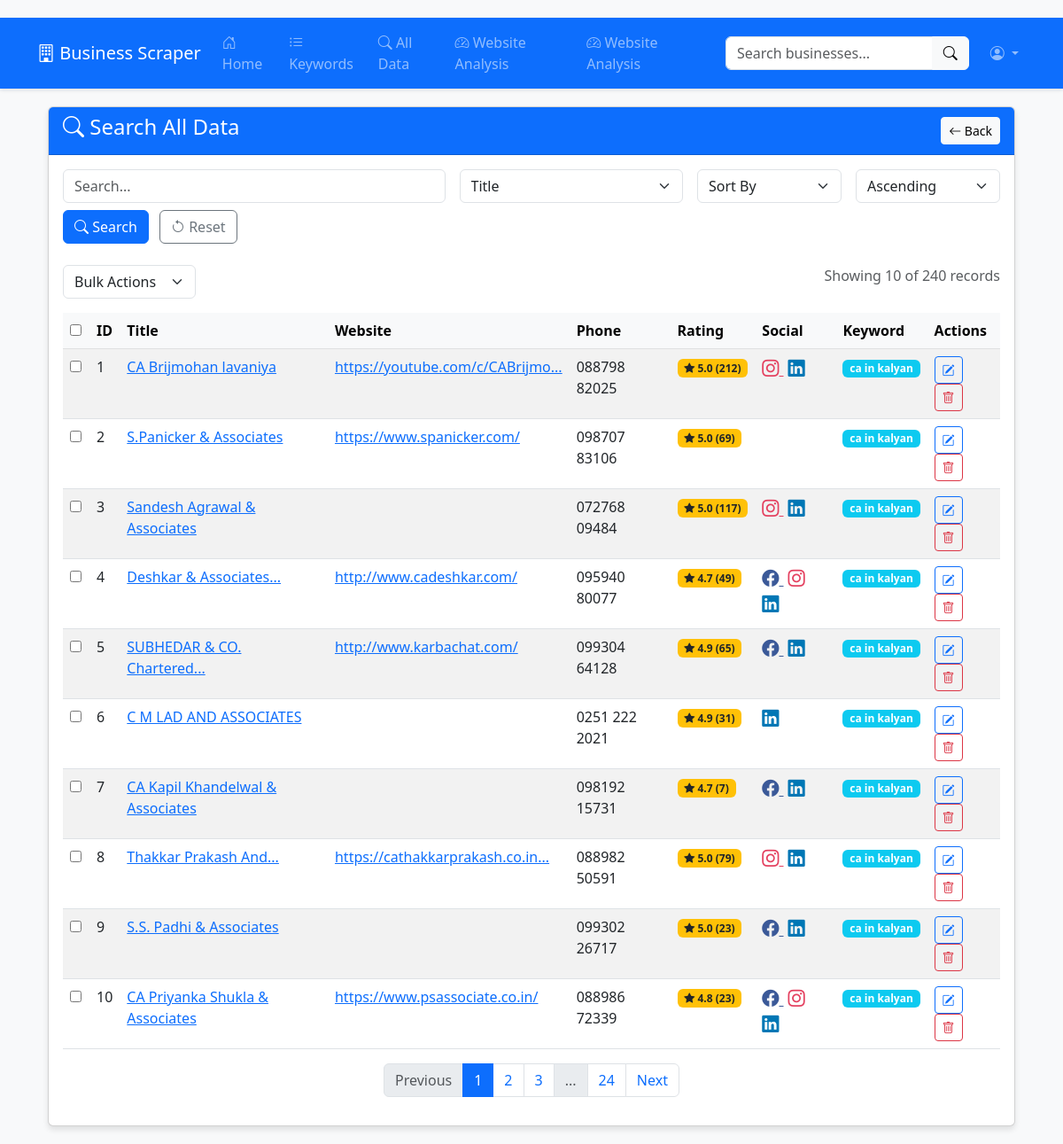
/searchalldata, run on the app's committed database.
### app.py (models this page shows)
class SearchResult(db.Model):
    id = db.Column(db.Integer, primary_key=True)
    keyword_id = db.Column(db.Integer, db.ForeignKey('keyword.id'), nullable=False)
    title = db.Column(db.String(200), nullable=True)
    link = db.Column(db.String(500), nullable=True)
    website = db.Column(db.String(500), nullable=True)
    stars = db.Column(db.Float, nullable=True)
    reviews = db.Column(db.Integer, nullable=True)
    phone = db.Column(db.String(20), nullable=True)
    facebook = db.Column(db.String(500), nullable=True)
    instagram = db.Column(db.String(500), nullable=True)
    linkedin = db.Column(db.String(500), nullable=True)
    twitter = db.Column(db.String(500), nullable=True)
    scraped_at = db.Column(db.DateTime, default=datetime.utcnow)
    keyword = db.relationship('Keyword', backref='results')

class Keyword(db.Model):
    id = db.Column(db.Integer, primary_key=True)
    keyword = db.Column(db.String(200), nullable=False)
    status = db.Column(db.String(20), default='pending')  # pending, in_progress, completed
    created_at = db.Column(db.DateTime, default=datetime.utcnow)
    completed_at = db.Column(db.DateTime, nullable=True)
    last_analyzed = db.Column(db.DateTime)

### app.py (the view)
@app.route('/searchalldata', methods=['GET', 'POST'])
def search_all_data():
    page = request.args.get('page', 1, type=int)
    per_page = 10  # Items per page
    if request.method == 'POST':
        search_query = request.form.get('search_query', '')
        field = request.form.get('search_field', 'title')
        sort_by = request.form.get('sort_by', 'id')
        sort_order = request.form.get('sort_order', 'asc')
    else:
        search_query = request.args.get('search_query', '')
        field = request.args.get('search_field', 'title')
        sort_by = request.args.get('sort_by', 'id')
        sort_order = request.args.get('sort_order', 'asc')
    if request.method == 'POST':
        search_query = request.form.get('search_query', '')
        field = request.form.get('search_field', 'title')
        if field == 'title':
            query = SearchResult.query.filter(SearchResult.title.contains(search_query))
        elif field == 'phone':
            query = SearchResult.query.filter(SearchResult.phone.contains(search_query))
        elif field == 'website':
            query = SearchResult.query.filter(SearchResult.website.contains(search_query))
        elif field == 'keyword':
            query = SearchResult.query.join(Keyword).filter(Keyword.keyword.contains(search_query))
        else:
            query = SearchResult.query
        if 'bulk_action' in request.form:
            selected_ids = request.form.getlist('selected_ids')
            if selected_ids:
                if request.form['bulk_action'] == 'delete':
                    SearchResult.query.filter(SearchResult.id.in_(selected_ids)).delete()
                    db.session.commit()
                    flash(f'{len(selected_ids)} records deleted successfully!', 'success')
        sort_by = request.form.get('sort_by', 'id')
        sort_order = request.form.get('sort_order', 'asc')
        if sort_by and sort_order:
            if sort_order == 'asc':
                query = query.order_by(getattr(SearchResult, sort_by).asc())
            else:
                query = query.order_by(getattr(SearchResult, sort_by).desc())
    else:
        search_query = request.args.get('search_query', '')
        field = request.args.get('search_field', 'title')
        sort_by = request.args.get('sort_by', 'id')
        sort_order = request.args.get('sort_order', 'asc')
        if field == 'title':
            query = SearchResult.query.filter(SearchResult.title.contains(search_query))
        elif field == 'phone':
            query = SearchResult.query.filter(SearchResult.phone.contains(search_query))
        elif field == 'website':
            query = SearchResult.query.filter(SearchResult.website.contains(search_query))
        elif field == 'keyword':
            query = SearchResult.query.join(Keyword).filter(Keyword.keyword.contains(search_query))
        else:
            query = SearchResult.query
        if sort_by and sort_order:
            if sort_order == 'asc':
                query = query.order_by(getattr(SearchResult, sort_by).asc())
            else:
                query = query.order_by(getattr(SearchResult, sort_by).desc())
    results = query.paginate(page=page, per_page=per_page, error_out=False)
    return render_template(
        'searchalldata.html',
        results=results,
        search_query=search_query,
        search_field=field,
        sort_by=sort_by,
        sort_order=sort_order
    )

### templates/searchalldata.html (shortened to what this page needs)
{% extends "base.html" %}
{% block content %}
<div class="container main-content">
<div class="card">
    <div class="card-header bg-primary text-white d-flex justify-content-between align-items-center">
        <h4><i class="bi bi-search"></i> Search All Data</h4>
        <div>
            <a href="{{ url_for('index') }}" class="btn btn-light btn-sm">
                <i class="bi bi-arrow-left"></i> Back
            </a>
        </div>
    </div>
    <div class="card-body">
        <form method="POST" action="{{ url_for('search_all_data') }}" class="mb-4">
            <div class="row g-3">
                <div class="col-md-5">
                    <input type="text" name="search_query" class="form-control"
                           value="{{ search_query }}" placeholder="Search...">
                </div>
                <div class="col-md-3">
                    <select name="search_field" class="form-select">
                        <option value="title" {% if search_field=='title' %}selected{% endif %}>Title</option>
                    </select>
                </div>
                <div class="col-md-2">
                    <select name="sort_by" class="form-select">
                        <option value="id" {% if sort_by=='id' %}selected{% endif %}>Sort By</option>
                    </select>
                </div>
                <div class="col-md-2">
                    <select name="sort_order" class="form-select">
                        <option value="asc" {% if sort_order=='asc' %}selected{% endif %}>Ascending</option>
                    </select>
                </div>
                <div class="col-md-12 mt-2">
                    <button type="submit" class="btn btn-primary me-2">
                        <i class="bi bi-search"></i> Search
                    </button>
                    <a href="{{ url_for('search_all_data') }}" class="btn btn-outline-secondary">
                        <i class="bi bi-arrow-counterclockwise"></i> Reset
                    </a>
                </div>
            </div>
        </form>
        <form method="POST" action="{{ url_for('search_all_data') }}" id="bulkForm">
            <div class="d-flex justify-content-between mb-3">
                <div>
                    <select name="bulk_action" class="form-select me-2" style="width: 150px;" onchange="confirmBulkAction()">
                        <option value="">Bulk Actions</option>
                    </select>
                </div>
                <div class="text-muted">
                    Showing {{ results.items|length }} of {{ results.total }} records
                </div>
            </div>
            <div class="table-responsive">
                <table class="table table-hover table-striped">
                    <thead class="table-light">
                        <tr>
                            <th width="30">
                                <input type="checkbox" id="selectAll" onclick="toggleSelectAll()">
                            </th>
                            <th>ID</th>
                            <th>Title</th>
                            <th>Website</th>
                            <th>Phone</th>
                            <th>Rating</th>
                            <th>Social</th>
                            <th>Keyword</th>
                            <th>Actions</th>
                        </tr>
                    </thead>
                    <tbody>
                        {% for result in results.items %}
                        <tr>
                            <td><input type="checkbox" name="selected_ids" value="{{ result.id }}"></td>
                            <td>{{ result.id }}</td>
                            <td>
                                <a href="#" data-bs-toggle="modal" data-bs-target="#editModal{{ result.id }}">
                                    {{ result.title|truncate(30) }}
                                </a>
                            </td>
                            <td>
                                {% if result.website %}
                                <a href="{{ result.website }}" target="_blank">
                                    {{ result.website|urlize(30, true) }}
                                </a>
                                {% endif %}
                            </td>
                            <td>{{ result.phone }}</td>
                            <td>
                                {% if result.stars %}
                                <span class="badge bg-warning text-dark">
                                    <i class="bi bi-star-fill"></i> {{ result.stars }}
                                    {% if result.reviews %}({{ result.reviews }}){% endif %}
                                </span>
                                {% endif %}
                            </td>
                            <td>
                                {% if result.facebook %}
                                <a href="{{ result.facebook }}" target="_blank" class="social-icon facebook">
                                    <i class="bi bi-facebook"></i>
                                </a>
                                {% endif %}
                                {% if result.instagram %}
                                <a href="{{ result.instagram }}" target="_blank" class="social-icon instagram">
                                    <i class="bi bi-instagram"></i>
                                </a>
                                {% endif %}
                                {% if result.linkedin %}
                                <a href="{{ result.linkedin }}" target="_blank" class="social-icon linkedin">
                                    <i class="bi bi-linkedin"></i>
                                </a>
                                {% endif %}
                            </td>
                            <td>
                                <span class="badge bg-info">
                                    {{ result.keyword.keyword|truncate(15) }}
                                </span>
                            </td>
                            <td>
                                <button class="btn btn-sm btn-outline-primary" data-bs-toggle="modal"
                                        data-bs-target="#editModal{{ result.id }}">
                                    <i class="bi bi-pencil-square"></i>
                                </button>
                                <form method="POST" action="{{ url_for('delete_result', result_id=result.id) }}"
                                      class="d-inline" onsubmit="return confirm('Delete this record?')">
                                    <button type="submit" class="btn btn-sm btn-outline-danger">
                                        <i class="bi bi-trash"></i>
                                    </button>
                                </form>
                            </td>
                        </tr>
                        {% else %}
                        <tr>
                            <td colspan="9" class="text-center text-muted py-4">No records found</td>
                        </tr>
                        {% endfor %}
                    </tbody>
                </table>
            </div>
            <nav aria-label="Page navigation">
                <ul class="pagination justify-content-center">
                    {% if results.has_prev %}
                    <li class="page-item">
                        <a class="page-link" href="{{ url_for('search_all_data', page=results.prev_num,
                            search_query=search_query, search_field=search_field, sort_by=sort_by, sort_order=sort_order) }}">
                            Previous
                        </a>
                    </li>
                    {% else %}
                    <li class="page-item disabled">
                        <span class="page-link">Previous</span>
                    </li>
                    {% endif %}
                    {% for page_num in results.iter_pages(left_edge=1, right_edge=1, left_current=2, right_current=2) %}
                        {% if page_num %}
                            {% if results.page == page_num %}
                            <li class="page-item active">
                                <span class="page-link">{{ page_num }}</span>
                            </li>
                            {% else %}
                            <li class="page-item">
                                <a class="page-link" href="{{ url_for('search_all_data', page=page_num,
                                    search_query=search_query, search_field=search_field, sort_by=sort_by, sort_order=sort_order) }}">
                                    {{ page_num }}
                                </a>
                            </li>
                            {% endif %}
                        {% else %}
                            <li class="page-item disabled">
                                <span class="page-link">...</span>
                            </li>
                        {% endif %}
                    {% endfor %}
                    {% if results.has_next %}
                    <li class="page-item">
                        <a class="page-link" href="{{ url_for('search_all_data', page=results.next_num,
                            search_query=search_query, search_field=search_field, sort_by=sort_by, sort_order=sort_order) }}">
                            Next
                        </a>
                    </li>
                    {% else %}
                    <li class="page-item disabled">
                        <span class="page-link">Next</span>
                    </li>
                    {% endif %}
                </ul>
            </nav>
        </form>
    </div>
</div>
</div>
{% endblock %}

### templates/base.html (style rules this page uses)
body { background-color: #f8f9fa; padding-top: 20px; }
.card { margin-bottom: 20px; box-shadow: 0 4px 6px rgba(0, 0, 0, 0.1); }
.table-responsive { overflow-x: auto; }
.social-icon { font-size: 1.2rem; margin-right: 5px; }
.facebook { color: #3b5998; }
.instagram { color: #e4405f; }
.linkedin { color: #0077b5; }

### templates/searchalldata.html (style rules this page uses)
.main-content { margin-top: 20px; }

### data on the page
SearchResult: id "1", title "CA Brijmohan lavaniya", website "https://youtube.com/c/CABrijmo...", phone "088798 82025", stars "5.0", reviews "212", keyword.keyword "ca in kalyan"
SearchResult: id "2", title "S.Panicker & Associates", website "https://www.spanicker.com/", phone "098707 83106", stars "5.0", reviews "69", keyword.keyword "ca in kalyan"
SearchResult: id "3", title "Sandesh Agrawal & Associates", phone "072768 09484", stars "5.0", reviews "117", keyword.keyword "ca in kalyan"
SearchResult: id "4", title "Deshkar & Associates...", website "http://www.cadeshkar.com/", phone "095940 80077", stars "4.7", reviews "49", keyword.keyword "ca in kalyan"
SearchResult: id "5", title "SUBHEDAR & CO. Chartered...", website "http://www.karbachat.com/", phone "099304 64128", stars "4.9", reviews "65", keyword.keyword "ca in kalyan"
SearchResult: id "6", title "C M LAD AND ASSOCIATES", phone "0251 222 2021", stars "4.9", reviews "31", keyword.keyword "ca in kalyan"
SearchResult: id "7", title "CA Kapil Khandelwal & Associates", phone "098192 15731", stars "4.7", reviews "7", keyword.keyword "ca in kalyan"
SearchResult: id "8", title "Thakkar Prakash And...", website "https://cathakkarprakash.co.in...", phone "088982 50591", stars "5.0", reviews "79", keyword.keyword "ca in kalyan"
SearchResult: id "9", title "S.S. Padhi & Associates", phone "099302 26717", stars "5.0", reviews "23", keyword.keyword "ca in kalyan"
SearchResult: id "10", title "CA Priyanka Shukla & Associates", website "https://www.psassociate.co.in/", phone "088986 72339", stars "4.8", reviews "23", keyword.keyword "ca in kalyan"

### other printed values
{{ results.items|length }} "10"
{{ results.total }} "240"
{{ page_num }} "1"
{{ page_num }} "2" "3" "24"
